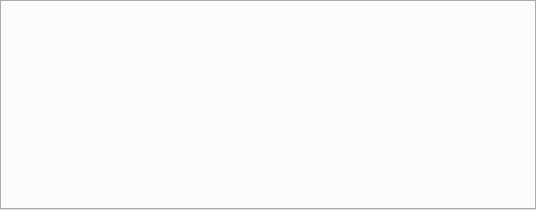
<?xml version="1.0" encoding="UTF-8"?>
<ui version="4.0">
 <class>statistica</class>
 <widget class="QDialog" name="statistica">
  <property name="geometry">
   <rect>
    <x>0</x>
    <y>0</y>
    <width>536</width>
    <height>210</height>
   </rect>
  </property>
  <property name="windowTitle">
   <string>statistica</string>
  </property>
  <layout class="QHBoxLayout" name="horizontalLayout">
   <property name="spacing">
    <number>0</number>
   </property>
   <property name="leftMargin">
    <number>0</number>
   </property>
   <property name="topMargin">
    <number>0</number>
   </property>
   <property name="rightMargin">
    <number>0</number>
   </property>
   <property name="bottomMargin">
    <number>0</number>
   </property>
   <item>
    <widget class="QTabWidget" name="tabWidget">
     <property name="currentIndex">
      <number>-1</number>
     </property>
    </widget>
   </item>
  </layout>
 </widget>
 <layoutdefault spacing="6" margin="11"/>
 <resources/>
 <connections/>
</ui>
